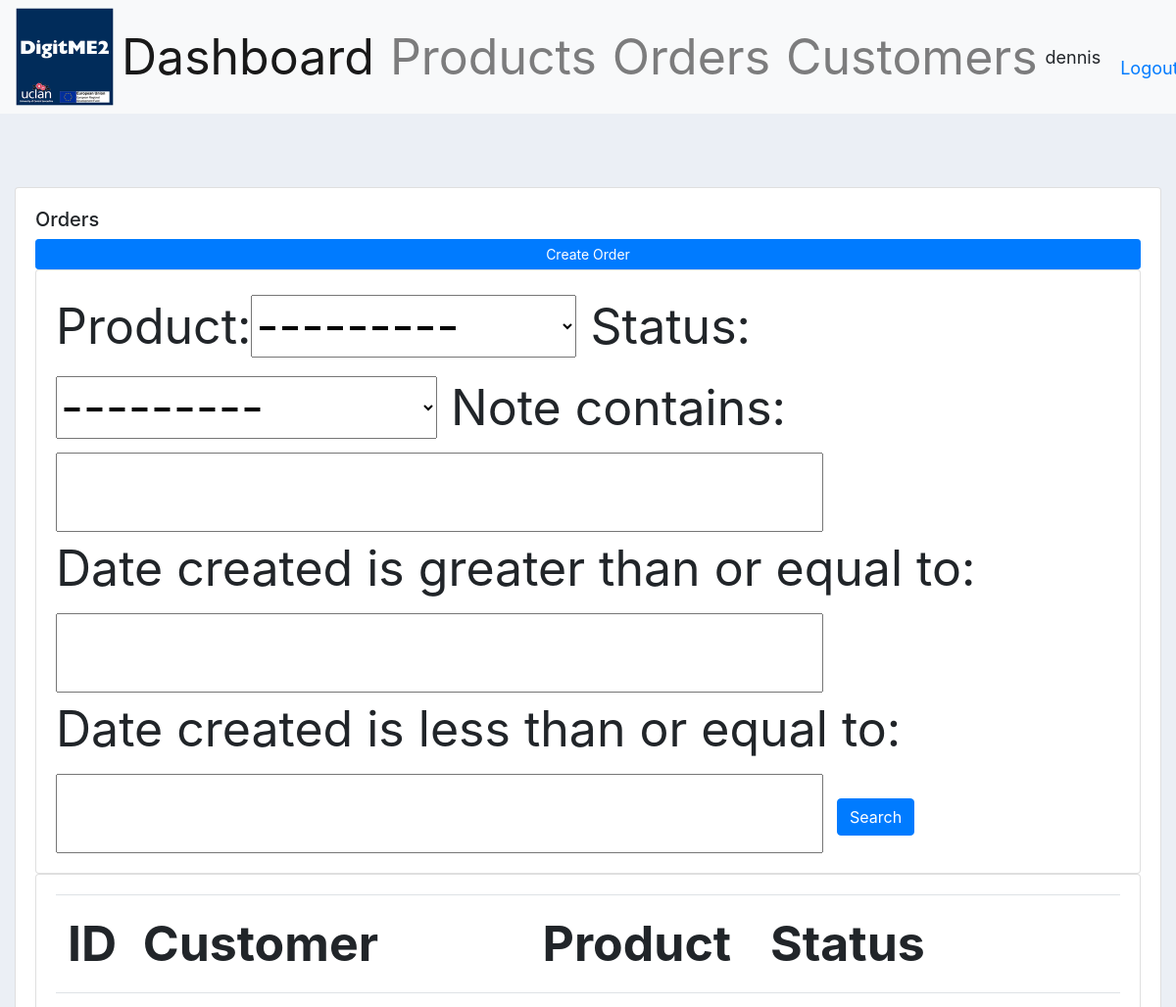
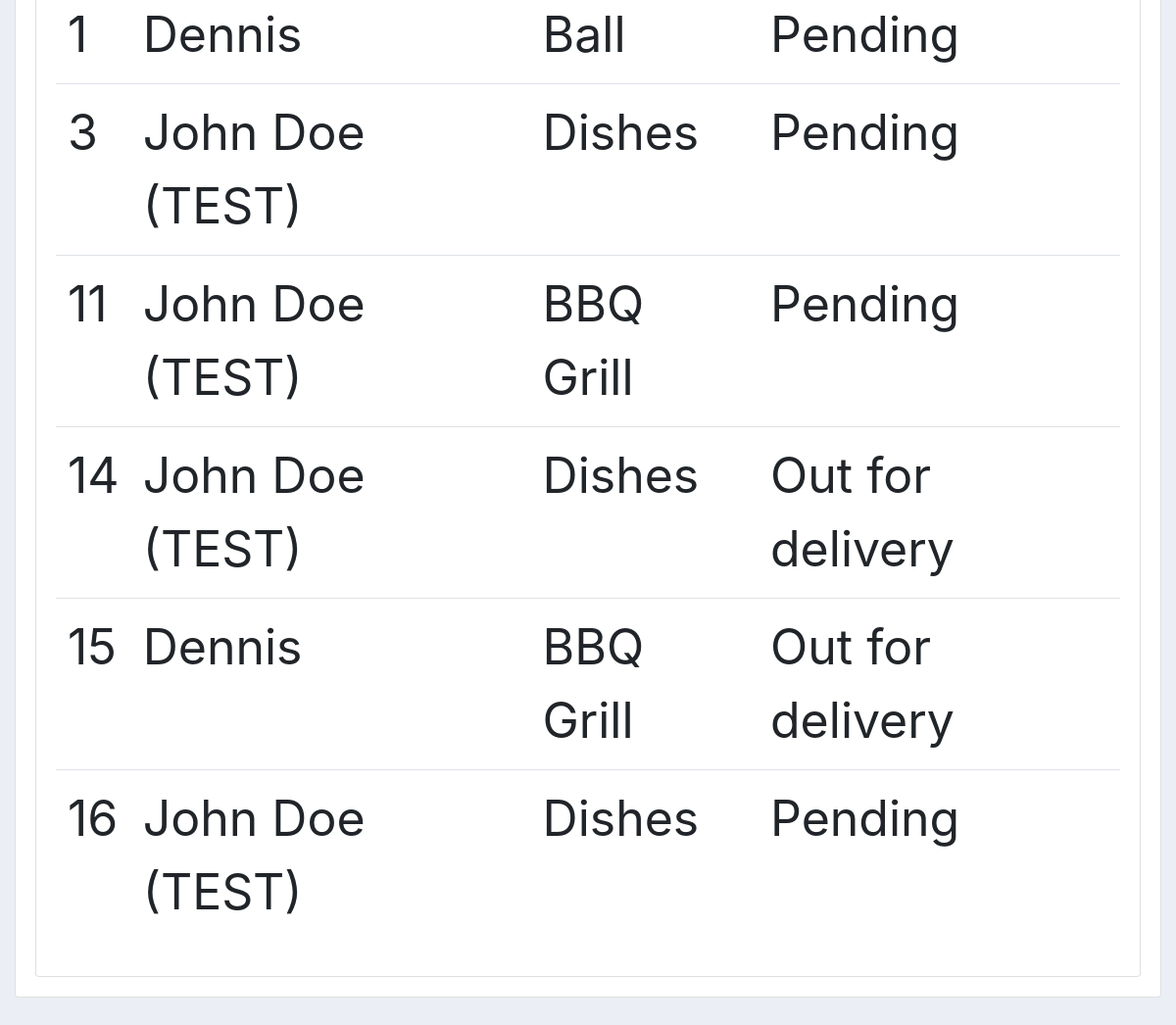
Screenshot of /orders/ (signed in) with the database file from the repository (2 pictures, top to bottom).
### accounts/models.py (models this page shows, shortened)
class Order(models.Model):
	STATUS = (
			('Pending', 'Pending'),
			('Out for delivery', 'Out for delivery'),
			('Delivered', 'Delivered'),
			)
	customer = models.ForeignKey(Customer, null=True, on_delete= models.SET_NULL)
	product = models.ForeignKey(Product, null=True, on_delete= models.SET_NULL)
	date_created = models.DateTimeField(auto_now_add=True, null=True)
	status = models.CharField(max_length=200, null=True, choices=STATUS)
	note = models.CharField(max_length=1000, null=True)

class Customer(models.Model):
	user = models.OneToOneField(User, null=True, blank=True, on_delete=models.CASCADE)
	name = models.CharField(max_length=200, null=True)
	phone = models.CharField(max_length=200, null=True)
	email = models.CharField(max_length=200, null=True)
	profile_pic = models.ImageField(default="profile1.png", null=True, blank=True)
	date_created = models.DateTimeField(auto_now_add=True, null=True)
	def __str__(self):
		return self.name

class Product(models.Model):
	CATEGORY = (
			('Indoor', 'Indoor'),
			('Out Door', 'Out Door'),
			)
	name = models.CharField(max_length=200, null=True)
	price = models.FloatField(null=True)
	category = models.CharField(max_length=200, null=True, choices=CATEGORY)
	description = models.CharField(max_length=200, null=True, blank=True)
	date_created = models.DateTimeField(auto_now_add=True, null=True)
	tags = models.ManyToManyField(Tag)
	def __str__(self):
		return self.name

### accounts/decorators.py (the view)
		def wrapper_func(request, *args, **kwargs):
			group = None
			if request.user.groups.exists():
				group = request.user.groups.all()[0].name
			if group in allowed_roles:
				return view_func(request, *args, **kwargs)
			else:
				return HttpResponse('You are not authorized to view this page')

### accounts/views.py (called while the page is built)
@login_required(login_url='login')
@allowed_users(allowed_roles=['admin'])
def Orders(request):
	orders = Order.objects.all()
	orders_count = orders.count()
	myFilter = OrderFilter(request.GET, queryset=orders)
	orders = myFilter.qs
	context = {'orders_count':orders_count,
	'myFilter':myFilter,'orders':orders}
	return render(request, 'accounts/orders.html', context)

### accounts/templates/accounts/orders.html
{%  extends 'accounts/main.html' %}
{% load static %}
{% block content %}
<br>
<div class="row">
    <div class="col-md">
        <div class="card card-body">
            <h5>Orders</h5>
            <a class="btn btn-primary  btn-sm btn-block" href="">Create Order</a>
        <div class="row">
            <div class="col">
                <div class="card card-body">
                    <form method="get">
                        {{myFilter.form}}
                    <button class="btn btn-primary" type="submit">Search</button>
                  </form>
                </div>
            </div>
        </div>
        <div class="card card-body">
            <table class="table">
                <tr>
                    <th>ID</th>
                    <th>Customer</th>
                    <th>Product</th>
                    <th>Status</th>
                </tr>
                {% for i in orders %}
                    <tr>
                        <td>{{i.id}}</td>
                        <td>{{i.customer}}</td>
                        <td>{{i.product}}</td>
                        <td>{{i.status}}</td>
                    </tr>
                {% endfor %}
            </table>
        </div>
    </div>
</div>
{% endblock content %}

### accounts/templates/accounts/navbar.html (shortened to what this page needs)
{% load static %}
<nav class="navbar navbar-expand-lg navbar-light bg-light">
  <img src="{% static 'images/digi.png' %}" width="150" height="100">
  <div class="collapse navbar-collapse" id="navbarNav">
    <ul class="navbar-nav">
      {% if request.user.is_staff %}
      <li class="nav-item active">
        <a class="nav-link" href="{% url 'home' %}">Dashboard</a>
      </li>
      <li class="nav-item">
        <a class="nav-link" href="{% url 'products' %}">Products</a>
      </li>
      <li class="nav-item">
        <a class="nav-link" href="{% url 'orders' %}">Orders</a>
      </li>
      <li class="nav-item">
        <a class="nav-link" href="{% url 'customers' %}">Customers</a>
      </li>
      {% else %}
       <li class="nav-item">
        <a class="nav-link" href="{% url 'account' %}">Settings</a>
      </li>
      {% endif %}
    </ul>
  </div>
  <span class="hello-msg">{{request.user}}</span>
  <span ><a  class="hello-msg" href="{% url 'logout' %}">Logout</a></span>
</nav>

### static/css/main.css (style rules this page uses)
body { background-color: #ebeff5; font-size: 50px }

### accounts/templates/accounts/navbar.html (style rules this page uses)
.hello-msg { font-size: 18px; margin-right: 20px; }

### rows the page displays
Order: id "1", customer "Dennis", product "Ball", status "Pending"
Order: id "3", customer "John Doe (TEST)", product "Dishes", status "Pending"
Order: id "11", customer "John Doe (TEST)", product "BBQ Grill", status "Pending"
Order: id "14", customer "John Doe (TEST)", product "Dishes", status "Out for delivery"
Order: id "15", customer "Dennis", product "BBQ Grill", status "Out for delivery"
Order: id "16", customer "John Doe (TEST)", product "Dishes", status "Pending"

### other values shown
{{ request.user }} "dennis"
